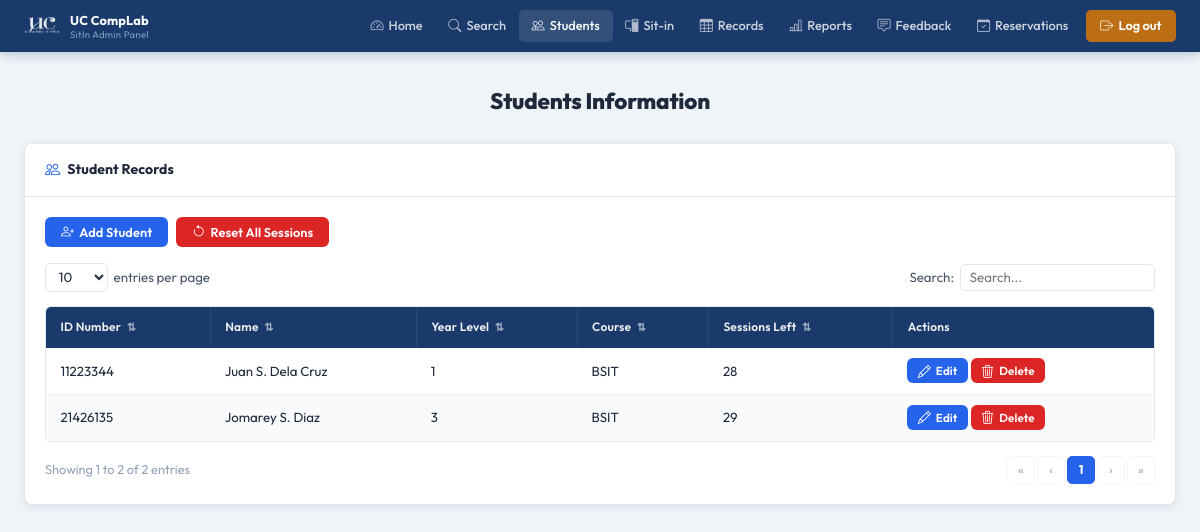
Before: /pages/admin/students.php (signed in) with the older database file.
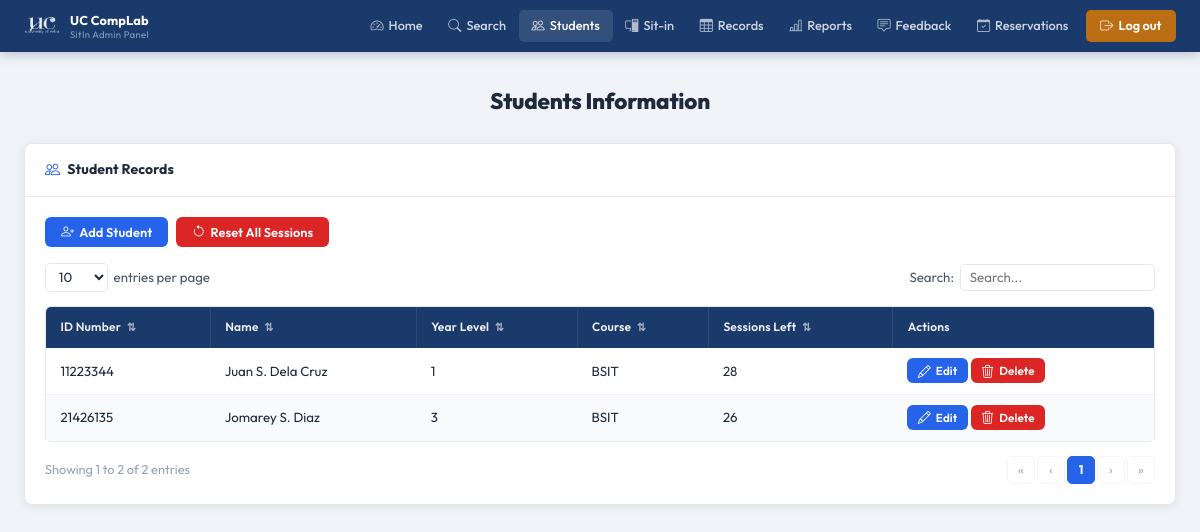
After: the same page with the newer database file.
### tables this page shows
CREATE TABLE users (
            id                 INTEGER PRIMARY KEY AUTOINCREMENT,
            first_name         TEXT    NOT NULL,
            last_name          TEXT    NOT NULL,
            middle_name        TEXT,
            student_id         TEXT    UNIQUE NOT NULL,
            course             TEXT    NOT NULL,
            course_level       INTEGER NOT NULL,
            email              TEXT    UNIQUE NOT NULL,
            address            TEXT    NOT NULL,
            password           TEXT    NOT NULL,
            remaining_sessions INTEGER DEFAULT 30,
            created_at         DATETIME DEFAULT CURRENT_TIMESTAMP
        , profile_picture TEXT);

### pages/admin/students.php (the view, shortened to what this page needs)
<?php
$base = '../../';
$db = getDB();
$search = trim($_GET['q'] ?? '');
if ($search) {
    $s = $db->prepare("
        SELECT * FROM users
        WHERE first_name LIKE ? OR last_name LIKE ? OR student_id LIKE ? OR course LIKE ? OR email LIKE ?
        ORDER BY student_id ASC
    ");
    $s->execute(array_fill(0, 5, "%{$search}%"));
} else {
    $s = $db->query("SELECT * FROM users ORDER BY student_id ASC");
}
$students = $s->fetchAll();
?>
<!DOCTYPE html>
<html lang="en">
<head>
  <link rel="stylesheet" href="<?= $base ?>assets/css/admin.css"/>
  <link rel="stylesheet" href="https://cdn.jsdelivr.net/npm/bootstrap-icons@1.11.3/font/bootstrap-icons.css"/>
</head>
<body>
<?php require_once __DIR__ . '/../../includes/admin-navbar.php'; ?>
<div class="admin-page">
  <div class="admin-inner">
    <h1 class="a-page-title">Students Information</h1>
    <div class="a-card">
      <div class="a-card-header">
        <i class="bi bi-people"></i> Student Records
      </div>
      <div class="a-card-body">
        <div style="display:flex; gap:0.5rem; margin-bottom:1rem; flex-wrap:wrap;">
          <button class="a-btn a-btn-primary" data-open-modal="addStudentModal">
            <i class="bi bi-person-plus"></i> Add Student
          </button>
          <form method="POST" style="display:inline;"
                onsubmit="return confirm('Reset ALL students to 30 sessions?')">
            <button type="submit" class="a-btn a-btn-red">
              <i class="bi bi-arrow-counterclockwise"></i> Reset All Sessions
            </button>
          </form>
        </div>
        <div class="a-table-controls">
          <div class="a-entries-wrap">
            <select id="stuSelect" class="a-entries-select">
              <option>10</option><option>25</option><option>50</option><option>100</option>
            </select>
            <span>entries per page</span>
          </div>
          <div class="a-search-wrap">
            <label>Search:</label>
            <input type="text" id="stuSearch" class="a-search-box"
                   value="<?= htmlspecialchars($search) ?>" placeholder="Search..." />
          </div>
        </div>
        <div class="a-table-wrap">
          <table class="a-table" id="stuTable">
            <thead>
              <tr>
                <th class="a-sortable" data-col="0">ID Number <span class="a-sort-icon">⇅</span></th>
                <th class="a-sortable" data-col="1">Name <span class="a-sort-icon">⇅</span></th>
                <th class="a-sortable" data-col="2">Year Level <span class="a-sort-icon">⇅</span></th>
                <th class="a-sortable" data-col="3">Course <span class="a-sort-icon">⇅</span></th>
                <th class="a-sortable" data-col="4">Sessions Left <span class="a-sort-icon">⇅</span></th>
                <th>Actions</th>
              </tr>
            </thead>
            <tbody id="stuBody">
              <?php if (empty($students)): ?>
                <tr class="a-table-empty"><td colspan="6">No students found.</td></tr>
              <?php else: ?>
                <?php foreach ($students as $s): ?>
                  <tr class="a-data-row">
                    <td><?= htmlspecialchars($s['student_id']) ?></td>
                    <td><?= htmlspecialchars(
                          $s['first_name'] . ' ' .
                          ($s['middle_name'] ? $s['middle_name'][0] . '. ' : '') .
                          $s['last_name']
                        ) ?></td>
                    <td><?= (int)$s['course_level'] ?></td>
                    <td><?= htmlspecialchars($s['course']) ?></td>
                    <td><?= (int)($s['remaining_sessions'] ?? 30) ?></td>
                    <td>
                      <button class="a-btn a-btn-primary a-btn-sm"
                              onclick="openEdit(<?= htmlspecialchars(json_encode($s)) ?>)">
                        <i class="bi bi-pencil"></i> Edit
                      </button>
                      <form method="POST" style="display:inline;"
                            onsubmit="return confirm('Delete this student?')">
                        <button type="submit" class="a-btn a-btn-red a-btn-sm">
                          <i class="bi bi-trash3"></i> Delete
                        </button>
                      </form>
                    </td>
                  </tr>
                <?php endforeach; ?>
              <?php endif; ?>
            </tbody>
          </table>
        </div>
        <div class="a-table-footer">
          <div class="a-table-info" id="stuInfo"></div>
          <div class="a-pagination"  id="stuPag"></div>
        </div>
      </div>
    </div>
  </div>
</div>
</body>
</html>

Changed rows visible on the page:
changed users "Jomarey S. Diaz": remaining_sessions "29" → "26"
